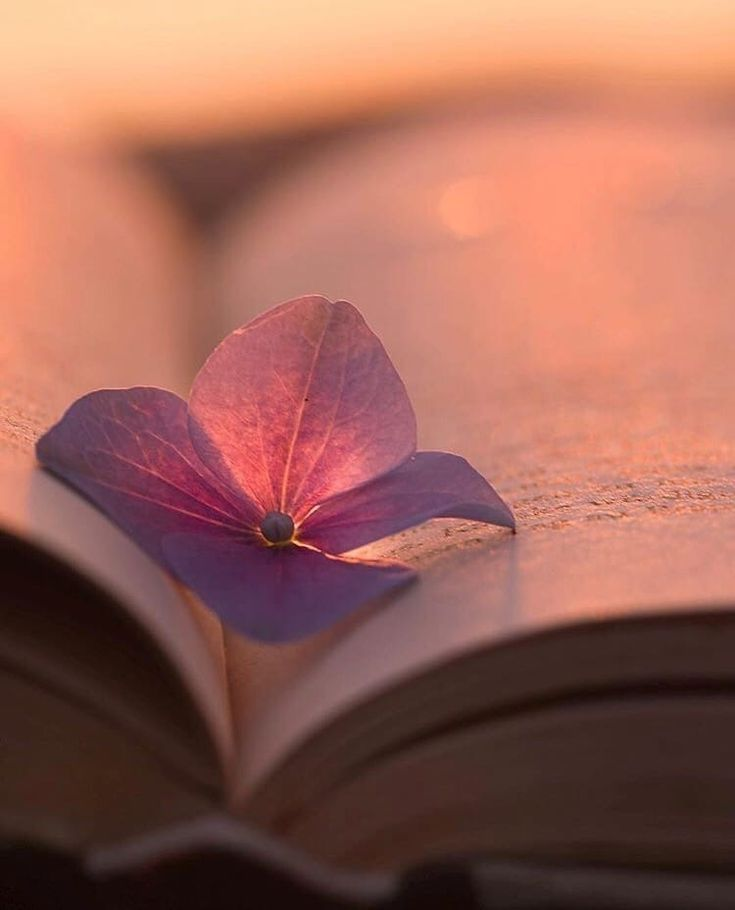
#> input picture img.png, 735 x 910 px; its folder holds only this picture in this run
$ python -i main.py   (imports and definitions only)
#> lines starting #> are read from the running program, lines starting #| are printed output that depends on the picture
#> further down, picture is the input picture: PIL image 735x910 RGB; mean R, G, B 155.6, 99.5, 87.1
import os

from PyQt6.QtGui import QPixmap, QImage
from PyQt6.QtWidgets import*
from PIL import Image, ImageFilter, ImageEnhance

# [1 line not run here, left out]
# [1 line that did not run here, left out]

def pil2pixmap(im):
    if im.mode == "RGB":
        r, g, b = im.split()
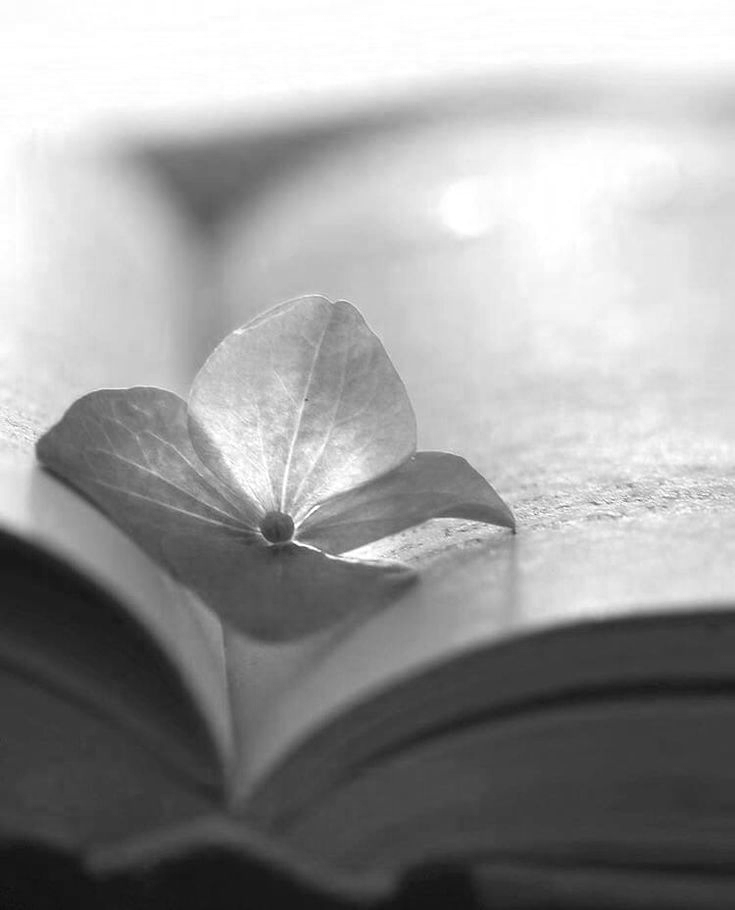
#> r: PIL image 735x910 L; min 14, max 255, mean 155.6
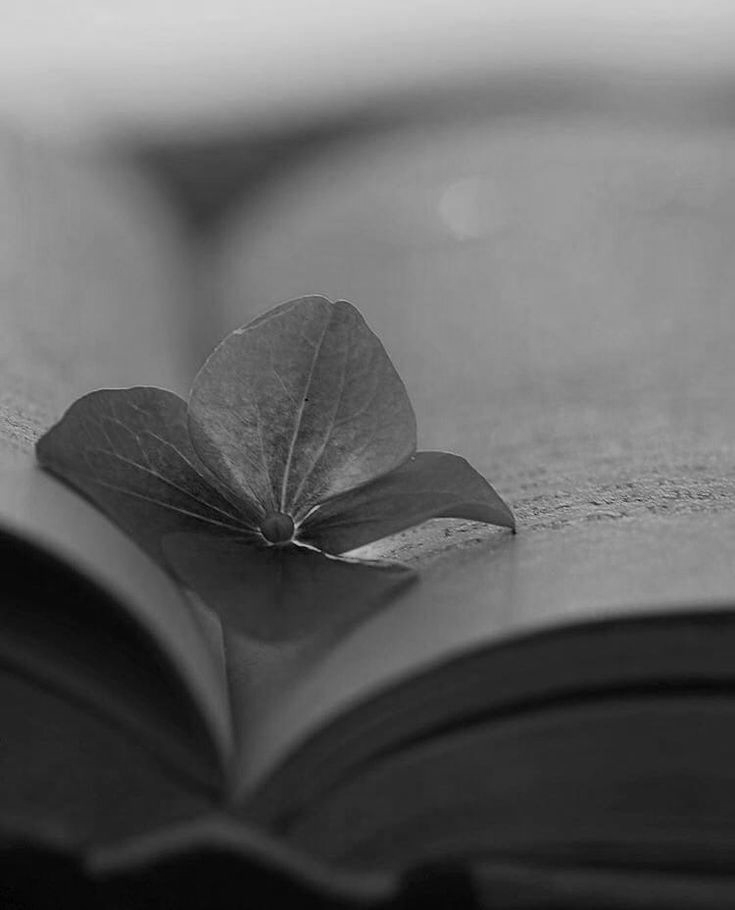
#> g: PIL image 735x910 L; min 0, max 215, mean 99.5
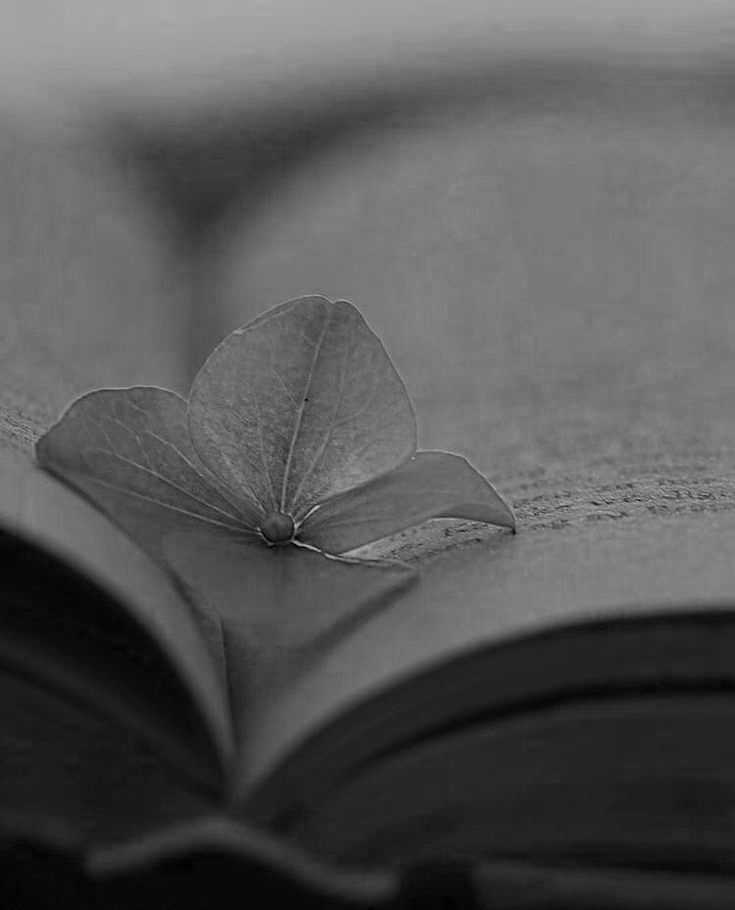
#> b: PIL image 735x910 L; min 0, max 190, mean 87.1
        im = Image.merge("RGB", (b, g, r))
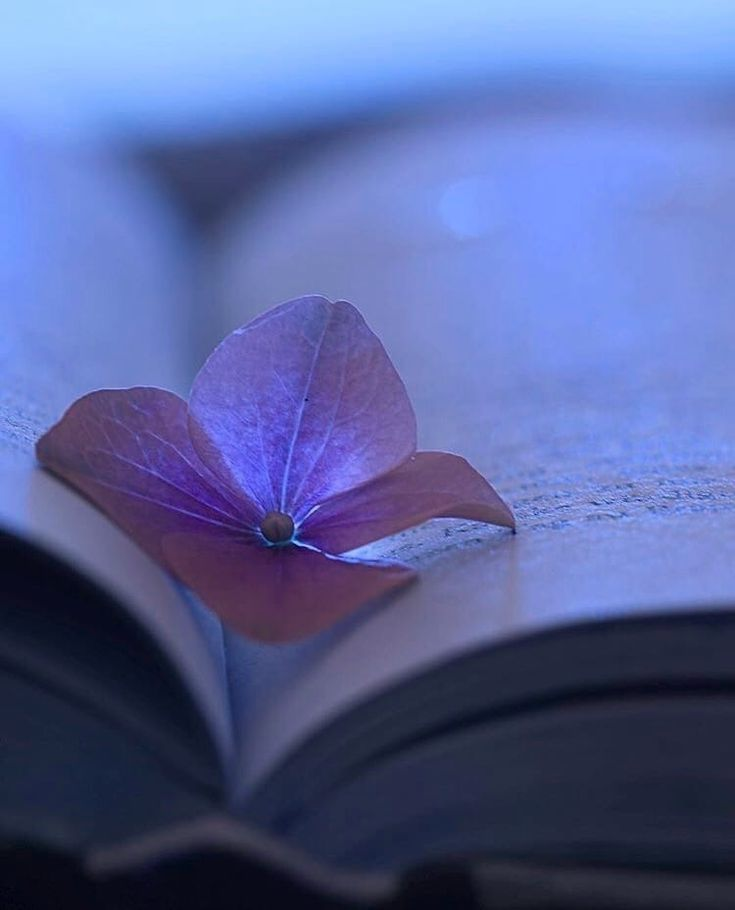
#> im: PIL image 735x910 RGB; mean R, G, B 87.1, 99.5, 155.6
    elif im.mode == "RGBA":
        r, g, b, a = im.split()
        im = Image.merge("RGBA", (b, g, r, a))
    elif im.mode == "L":
        im = im.convert("RGBA")
    im2 = im.convert("RGBA")
    data = im2.tobytes("raw", "RGBA")
#> (the run stopped early here; a loop or call above may not have finished)
